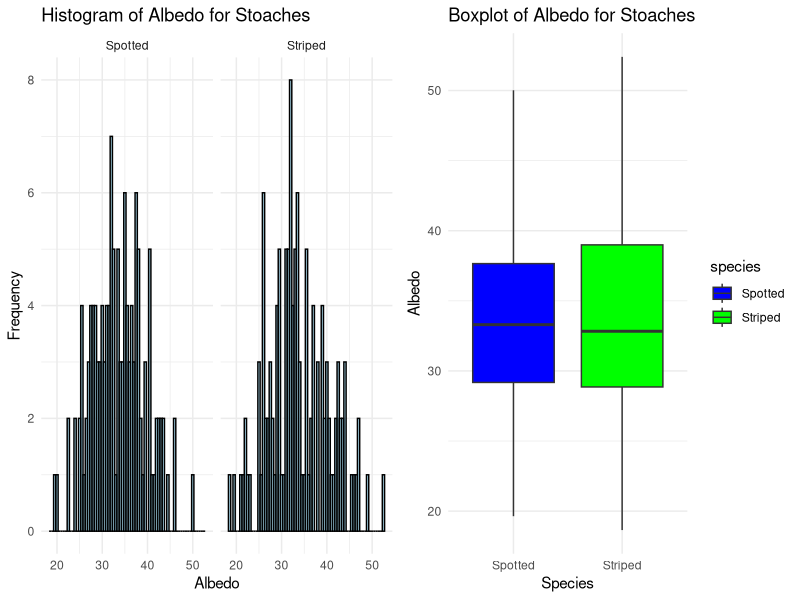
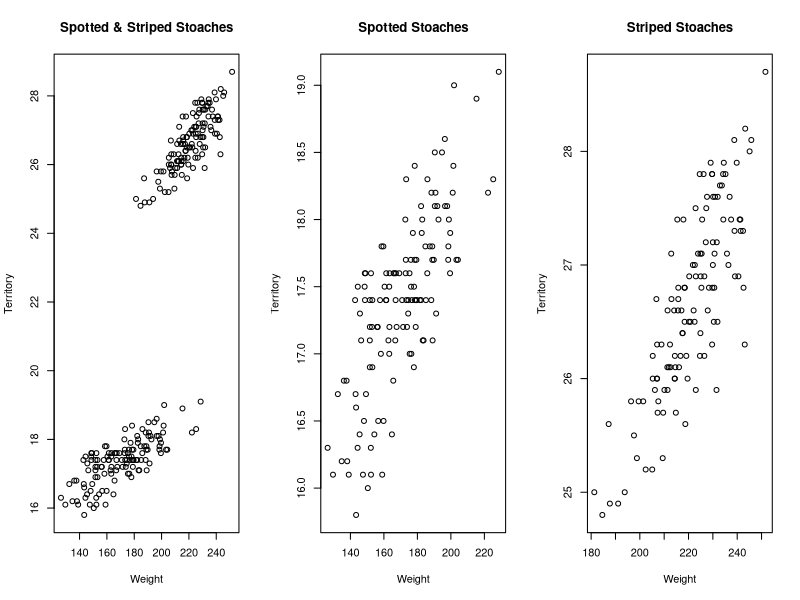
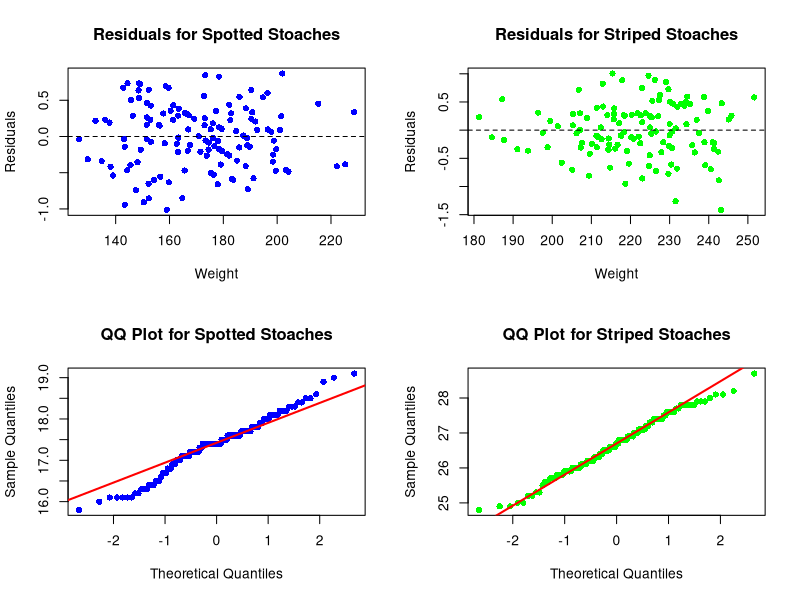

Source code (R) for these figures, in order:
## ---- chunk 1
knitr::opts_chunk$set(echo = TRUE, 
                  message = FALSE, 
                  warning = FALSE,
                  fig.align = 'center')
library(readr)
library(dplyr)
library(knitr)
library(car)
library(ggplot2)
library(gridExtra)
## ---- chunk 2
#Import the data from Excel
data <- read_csv("47826479_data_StatReport.csv")

#Separate the data by species
spotted_data <- subset(data, species == "Spotted")
striped_data <- subset(data, species == "Striped")
## ---- chunk 3
#Descriptive Table
summary_stats <- data %>%
  group_by(species) %>%
  summarise(
    N = n(),
    Mean = mean(albedo, na.rm = TRUE),
    Median = median(albedo, na.rm = TRUE),
    Min = min(albedo, na.rm = TRUE),
    Max = max(albedo, na.rm = TRUE),
    sd = sd(albedo, na.rm = TRUE),
    Range = Max - Min
  )

knitr::kable(summary_stats, caption = "Descriptive Summary Table of Stoaches Grouped by Species")
## ---- chunk 4
# Assign the histogram to a variable
hist_plot <- ggplot(data, aes(x=albedo)) +
  geom_histogram(binwidth=0.5, fill="skyblue", color="black", alpha=0.7) +
  theme_minimal() +
  labs(title="Histogram of Albedo for Stoaches", 
       x="Albedo", 
       y="Frequency") +
  facet_wrap(~species, ncol=2)

# Assign the boxplot to a variable
box_plot <- ggplot(data, aes(x=species, y=albedo, fill=species)) +
  geom_boxplot() +
  theme_minimal() +
  labs(title="Boxplot of Albedo for Stoaches", 
       x="Species", 
       y="Albedo") +
  scale_fill_manual(values=c("Spotted"="blue", "Striped"="green"))

# grid.arrange() to place the plots side by side
grid.arrange(hist_plot, box_plot, ncol=2)
## ---- chunk 5
# T-test for equal variances
t_test_result <- t.test(albedo ~ species, data=data, var.equal=TRUE)

# Calculate mean difference
spotted_mean <- mean(subset(data, species == "Spotted")$albedo, na.rm=TRUE)
striped_mean <- mean(subset(data, species == "Striped")$albedo, na.rm=TRUE)
mean_difference <- spotted_mean - striped_mean

# Extract relevant values and put into a data frame
t_test_summary <- data.frame(
  Statistic = round(t_test_result$statistic, 3),
  df = t_test_result$parameter,
  Mean_Difference = round(mean_difference, 3),
  p_value = round(t_test_result$p.value, 3),
  Lower_CI = round(t_test_result$conf.int[1], 3),
  Upper_CI = round(t_test_result$conf.int[2], 3)
)

# Rename the row & columns
rownames(t_test_summary)[rownames(t_test_summary) == "t"] <- "Spotted-Striped"
colnames(t_test_summary)[colnames(t_test_summary) == "Mean_Difference"] <- "Mean Difference"
colnames(t_test_summary)[colnames(t_test_summary) == "Lower_CI"] <- "95% Lower CI"
colnames(t_test_summary)[colnames(t_test_summary) == "Upper_CI"] <- "95% Upper CI"

# Display the summary table
knitr::kable(t_test_summary, caption="T-test (Equal Variance) Summary Table", align='c')
## ---- chunk 6

#Relationship Between Weight and Territory

# Setting the graphics parameters to have 1 row and 3 columns
par(mfrow=c(1,3))

#Plotting the relationship for Spotted & Striped stoaches
plot(data$weight, data$territory, main="Spotted & Striped Stoaches", xlab="Weight", ylab="Territory")

#Plotting the relationship for Spotted stoaches
plot(spotted_data$weight, spotted_data$territory, main="Spotted Stoaches", xlab="Weight", ylab="Territory")

#Plotting the relationship for Striped stoaches
plot(striped_data$weight, striped_data$territory, main="Striped Stoaches", xlab="Weight", ylab="Territory")
## ---- chunk 7
# Linear models for both Spotted and Striped stoaches
lm_spotted <- lm(territory ~ weight, data=spotted_data)
lm_striped <- lm(territory ~ weight, data=striped_data)

# Residuals for both models
residuals_spotted <- residuals(lm_spotted)
residuals_striped <- residuals(lm_striped)

# Set up the plotting layout
par(mfrow=c(2,2))

# Residual plot for Spotted stoaches
plot(spotted_data$weight, residuals_spotted, 
     main="Residuals for Spotted Stoaches",
     xlab="Weight",
     ylab="Residuals",
     col="blue", pch=16)

abline(h=0, lty=2)

# Residual plot for Striped stoaches
plot(striped_data$weight, residuals_striped, 
     main="Residuals for Striped Stoaches",
     xlab="Weight",
     ylab="Residuals",
     col="green", pch=16)

abline(h=0, lty=2)

# QQ plot for Spotted stoaches
qqnorm(spotted_data$territory, main="QQ Plot for Spotted Stoaches", col="blue", pch=16)
qqline(spotted_data$territory, col="red", lwd=2)

# QQ plot for Striped stoaches
qqnorm(striped_data$territory, main="QQ Plot for Striped Stoaches", col="green", pch=16)
qqline(striped_data$territory, col="red", lwd=2)
## ---- chunk 8
# Run linear regression for Spotted stoaches
spotted_lm <- lm(territory ~ weight, data=spotted_data)
spotted_summary <- summary(spotted_lm)

# Run linear regression for Striped stoaches
striped_lm <- lm(territory ~ weight, data=striped_data)
striped_summary <- summary(striped_lm)

# Compute correlation coefficients for both species
spotted_r <- cor(spotted_data$weight, spotted_data$territory)
striped_r <- cor(striped_data$weight, striped_data$territory)

# Calculate 1 - r^2
spotted_1_minus_r_squared <- 1 - (spotted_r^2)
striped_1_minus_r_squared <- 1 - (striped_r^2)

# Extract relevant summary statistics
summary_data <- data.frame(
  Species = c("Spotted", "Striped"),
  r = c(spotted_r, striped_r),
  R_Squared = c(spotted_summary$r.squared, striped_summary$r.squared),
  Adjusted_R_Squared = c(spotted_summary$adj.r.squared, striped_summary$adj.r.squared),
  One_Minus_R_Squared = c(spotted_1_minus_r_squared, striped_1_minus_r_squared),
  F_Statistic = c(spotted_summary$fstatistic[1], striped_summary$fstatistic[1]),
  P_Value = c(pf(spotted_summary$fstatistic[1], df1 = spotted_summary$fstatistic[2], df2 = spotted_summary$fstatistic[3], lower.tail = FALSE),
              pf(striped_summary$fstatistic[1], df1 = striped_summary$fstatistic[2], df2 = striped_summary$fstatistic[3], lower.tail = FALSE))
)

# Rename the Columns
colnames(summary_data)[colnames(summary_data) == "P_Value"] <- "p-Value"
colnames(summary_data)[colnames(summary_data) == "One_Minus_R_Squared"] <- "CoeffVar"

# Create the summary table
knitr::kable(summary_data, caption = "Test of Significance of the Correlation Coefficient for Spotted and Striped Stoaches", align = 'lcccc')
## ---- chunk 9
# Extract intercepts from regression summaries
spotted_intercept <- coef(spotted_lm)["(Intercept)"]
striped_intercept <- coef(striped_lm)["(Intercept)"]

# Extract slopes (coefficients for 'weight') from regression summaries
spotted_slope <- coef(spotted_lm)["weight"]
striped_slope <- coef(striped_lm)["weight"]

# Extract standard error, t-value, and p-value for each slope
spotted_se <- sqrt(diag(vcov(spotted_lm)))["weight"]
spotted_t <- spotted_slope/spotted_se
spotted_p <- 2*pt(-abs(spotted_t), df = spotted_summary$df[2])

striped_se <- sqrt(diag(vcov(striped_lm)))["weight"]
striped_t <- striped_slope/striped_se
striped_p <- 2*pt(-abs(striped_t), df = striped_summary$df[2])

# Extract the 95% CI for the slope from both models
spotted_ci <- confint(spotted_lm)["weight", ]
striped_ci <- confint(striped_lm)["weight", ]

# Create data frame for summary statistics of slopes
slope_summary_data <- data.frame(
  Species = c("Spotted", "Striped"),
  Slope = c(spotted_slope, striped_slope),
  Intercept = c(spotted_intercept, striped_intercept),
  Std_Error = c(spotted_se, striped_se),
  t_value = c(spotted_t, striped_t),
  P_Value = c(spotted_p, striped_p),
  CI_Lower = c(spotted_ci[1], striped_ci[1]),
  CI_Upper = c(spotted_ci[2], striped_ci[2])
)

# Rename the Columns
colnames(slope_summary_data)[colnames(slope_summary_data) == "P_Value"] <- "p-Value"
colnames(slope_summary_data)[colnames(slope_summary_data) == "Std_Error"] <- "Std Error"
colnames(slope_summary_data)[colnames(slope_summary_data) == "CI_Lower"] <- "95% Lower CI"
colnames(slope_summary_data)[colnames(slope_summary_data) == "CI_Upper"] <- "95% Upper CI"

# Create the summary table
knitr::kable(slope_summary_data, caption = "Test of Significance of the Slope of the Regression Line of Spotted and Striped Stoaches", align = 'lccccccc')
## ---- chunk 10

# Shapiro-Wilk Test for Normality of Data
shapiro.test(data$albedo[data$species == "Spotted"])
shapiro.test(data$albedo[data$species == "Striped"])
shapiro.test(data$weight[data$species == "Spotted"])
shapiro.test(data$weight[data$species == "Striped"])
shapiro.test(data$territory[data$species == "Spotted"])
shapiro.test(data$territory[data$species == "Striped"])

## ---- chunk 11

# Levene's Test for Homoscedasticity (Checking for Equal Variances)
leveneTest(albedo ~ species, data = data)

## ---- chunk 12

#Computation for Correlation
cor.test(data$weight[data$species == "Spotted"], data$territory[data$species == "Spotted"])
cor.test(data$weight[data$species == "Striped"], data$territory[data$species == "Striped"])
